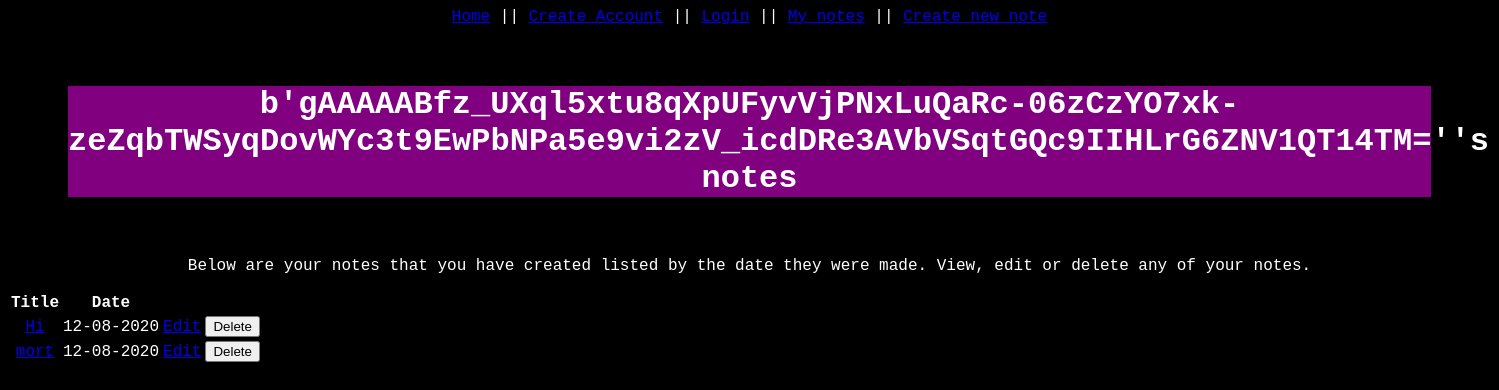
The app's page /notes (signed in) with its own data.
### models.py (models this page shows, shortened)
class Note(db.Model):
    id = db.Column("id", db.Integer, primary_key=True)
    title = db.Column("title", db.String(200))
    text = db.Column("text", db.String(100))
    date = db.Column("date", db.String(50))
    user_id = db.Column(db.Integer, db.ForeignKey("user.id"), nullable=False)
    comments = db.relationship("Comment", backref="note", cascade="all, delete-orphan", lazy=True)

### PyPad.py (the view)
@app.route('/notes')
def get_notes():
    if session.get('user'):
        user_notes = db.session.query(Note).filter_by(user_id=session['user_id'])
        return render_template('notes.html', notes=user_notes, user = session['user'])
    else:
        return redirect(url_for('login'))

### templates/notes.html (shortened to what this page needs)
<!DOCTYPE html>
<html lang="en">
    <head>
        <link rel="stylesheet" href="{{ url_for('static', filename='design.css') }}">
    </head>
    <body>
    <nav>
		<a href="{{url_for('index')}}">Home</a> ||
	    <a href="{{url_for('createAccount')}}">Create Account</a> ||
	    <a href="{{url_for('login')}}">Login</a> ||
	    <a href="{{url_for('get_notes')}}"><u>My notes</u></a> ||
	    <a href="{{url_for('new_note')}}"><u>Create new note</u></a>
	</nav>
        <h1>{{user}}'s notes</h1>
        <p>
            Below are your notes that you have created listed by the date they were made. View, edit or delete any of
            your notes.
        </p>
        <table>
            <tr>
                <th>Title</th>
                <th>Date</th>
            </tr>
            {% for note in notes %}
            <tr>
                <td><a href="{{ url_for('get_note', note_id=note.id) }}">{{ note.title }}</a></td>
                <td>{{ note.date }}</td>
                <td><a href="{{ url_for('update_note', note_id=note.id) }}">Edit</a></td>
                <td>
                    <form action="{{ url_for('delete_note', note_id=note.id) }}" method="post">
                        <input type="submit" value="Delete">
                    </form>
                <td>
            </tr>
            {% endfor %}
        </table>
    </body>
</html>

### static/design.css (style rules this page uses)
body { font-family: "Courier New"; text-align: center; color: white; background: black; }
h1 { font-family: "Courier New"; color: white; background: purple; margin: 60px; }

### records on screen
Note: title "Hi", date "12-08-2020"
Note: title "mort", date "12-08-2020"

### other values on screen
{{ user }} "b'gAAAAABfz_UXql5xtu8qXpUFyvVjPNxLuQaRc-06zCzYO7xk-zeZqbTWSyqDovWYc3t9EwPbNPa5e9vi2zV_icdDRe3AVbVSqtGQc9IIHLrG6ZNV1QT14TM='"
